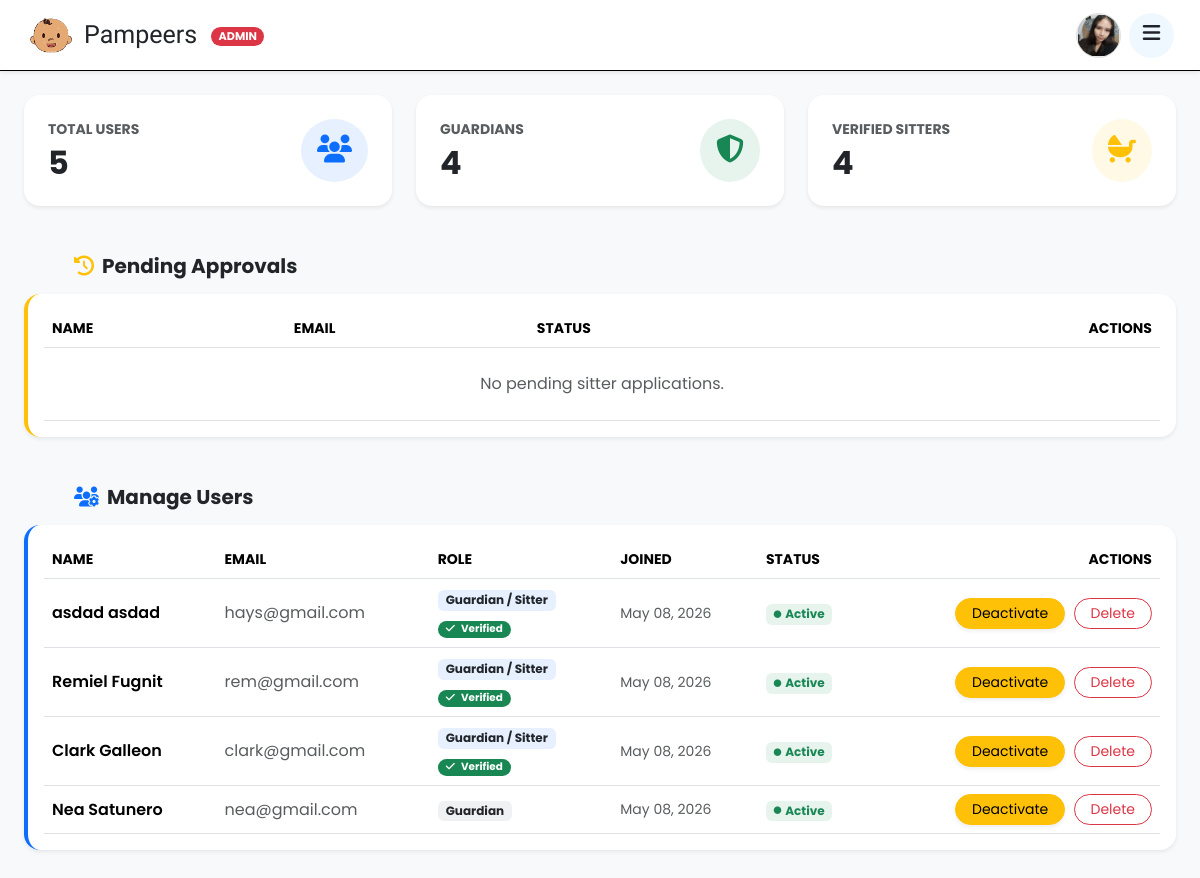
/public/admin/adminDashboard.php (signed in), run on an earlier commit of the app's database.
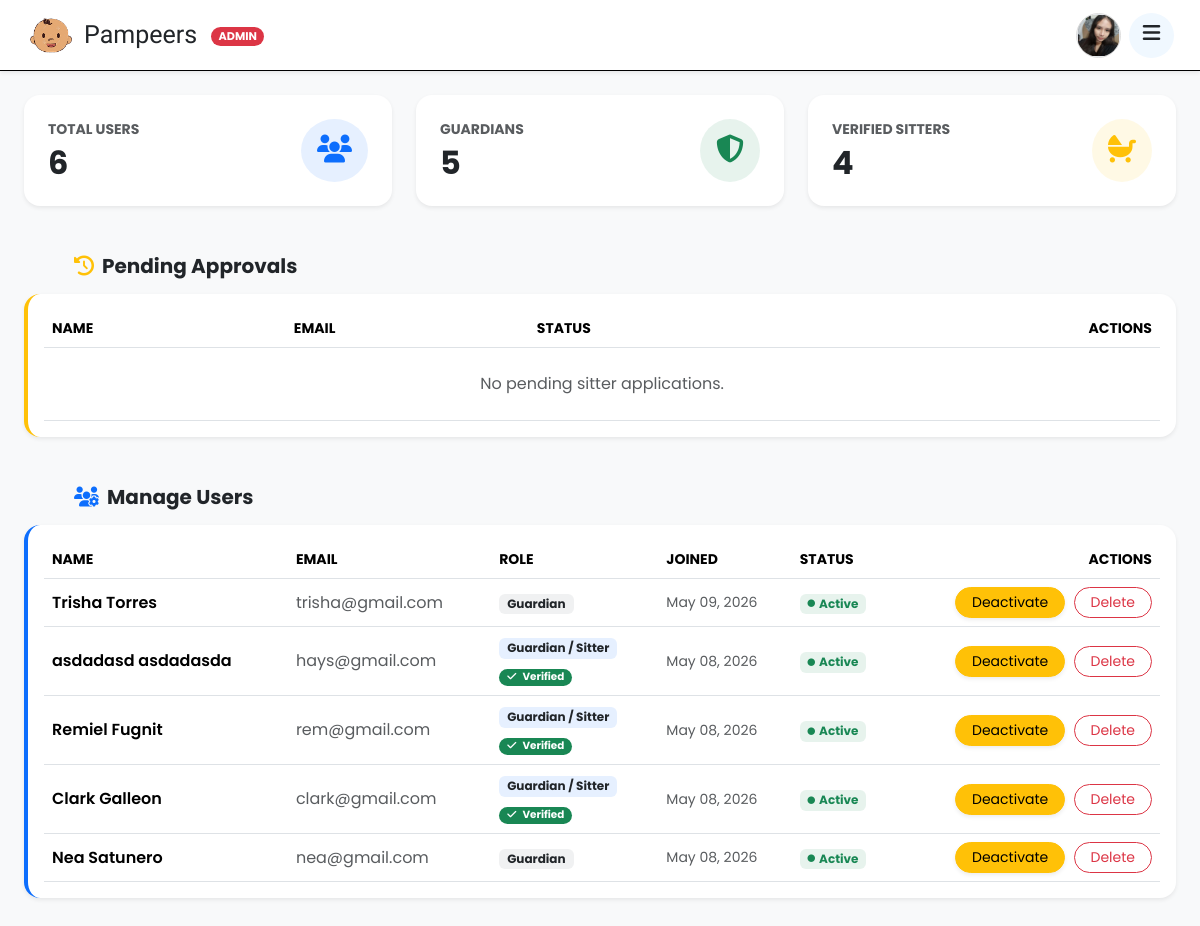
And on a later commit of the database.
### tables this page shows
CREATE TABLE `users` (
  `id` int(11) NOT NULL,
  `uuid` char(36) NOT NULL,
  `firstName` varchar(100) NOT NULL,
  `middleName` varchar(100) DEFAULT NULL,
  `lastName` varchar(100) NOT NULL,
  `bio` text DEFAULT NULL,
  `suffix` varchar(10) DEFAULT NULL,
  `birthDate` date NOT NULL,
  `sex` enum('male','female','other') NOT NULL,
  `role` enum('guardian','sitter','admin') NOT NULL DEFAULT 'guardian',
  `contactNumber` varchar(20) NOT NULL,
  `emailAddress` varchar(150) NOT NULL,
  `username` varchar(100) NOT NULL,
  `password` varchar(255) NOT NULL,
  `streetAddress` varchar(255) NOT NULL,
  `barangay` varchar(255) NOT NULL,
  `cityMunicipality` varchar(255) NOT NULL,
  `province` varchar(255) NOT NULL,
  `country` varchar(255) NOT NULL,
  `zipCode` char(10) NOT NULL,
  `dateCreated` timestamp NOT NULL DEFAULT current_timestamp(),
  `profilePic` varchar(255) NOT NULL DEFAULT 'default.jpg',
  `isActive` tinyint(1) NOT NULL DEFAULT 1,
  `deactivatedAt` datetime DEFAULT NULL,
  `deletedAt` datetime DEFAULT NULL,
  `createdAt` datetime DEFAULT current_timestamp()
);

CREATE TABLE `sitters` (
  `sitterID` int(11) NOT NULL,
  `uuid` char(36) NOT NULL,
  `userID` int(11) NOT NULL,
  `hourlyRate` decimal(10,2) NOT NULL DEFAULT 0.00,
  `experience` int(11) NOT NULL DEFAULT 0,
  `acceptedAges` varchar(255) DEFAULT NULL,
  `isAvailable` tinyint(1) NOT NULL DEFAULT 1,
  `ratingAverage` decimal(3,2) DEFAULT NULL,
  `verificationStatus` enum('pending','verified','rejected') NOT NULL DEFAULT 'pending',
  `createdAt` timestamp NOT NULL DEFAULT current_timestamp(),
  `allowedAges` varchar(255) DEFAULT 'Baby, Toddler, Child, Kid'
);

### public/admin/adminDashboard.php (the view, shortened to what this page needs)
<?php
require_once __DIR__ . '/../../app/middleware/auth.php';
$adminId = $_SESSION['user_id'];
$stmt = $conn->prepare("SELECT firstName, lastName, profilePic FROM users WHERE id = ? LIMIT 1");
$stmt->bind_param("i", $adminId);
$stmt->execute();
$admin = $stmt->get_result()->fetch_assoc() ?? [];
$totalUsers = $conn->query("SELECT COUNT(*) AS total FROM users WHERE deletedAt IS NULL")->fetch_assoc()['total'] ?? 0;
$totalGuardians = $conn->query("SELECT COUNT(*) AS total FROM users WHERE role = 'guardian' AND deletedAt IS NULL")->fetch_assoc()['total'] ?? 0;
$totalSitters = $conn->query("SELECT COUNT(*) AS total FROM sitters WHERE verificationStatus = 'verified'")->fetch_assoc()['total'] ?? 0;
$recentUsersResult = $conn->query("
    SELECT u.id, u.firstName, u.lastName, u.emailAddress, u.role, u.createdAt AS dateJoined, u.isActive, s.verificationStatus,
           IF(s.sitterID IS NOT NULL, 'Guardian / Sitter', 'Guardian') AS displayRole
    FROM users u
    LEFT JOIN sitters s ON u.id = s.userID
    WHERE u.role != 'admin' AND u.deletedAt IS NULL
    ORDER BY u.createdAt DESC LIMIT 10
");
$pendingSitters = $conn->query("
    SELECT s.sitterID, u.id as userID, u.firstName, u.lastName, u.emailAddress, s.verificationStatus
    FROM sitters s
    JOIN users u ON s.userID = u.id
    WHERE s.verificationStatus = 'pending' AND u.deletedAt IS NULL
    ORDER BY s.createdAt DESC
");
?>
<!DOCTYPE html>
<html lang="en">
<head>
    <link rel="stylesheet" href="https://cdnjs.cloudflare.com/ajax/libs/font-awesome/6.5.1/css/all.min.css">
    <link href="https://cdn.jsdelivr.net/npm/bootstrap@5.3.3/dist/css/bootstrap.min.css" rel="stylesheet">
    <link rel="stylesheet" href="../css/dashboard.css">
</head>
<body class="bg-light">
<header class="sticky-top custom-header bg-white shadow-sm">
    <div class="nav-container d-flex align-items-center justify-content-between px-3">
        <div class="d-flex align-items-center gap-2">
            <img src="/Pampeers/app/uploads/pampeerlogo.png" alt="logo" class="logo-img">
            <p class="brand m-0">Pampeers <span class="badge bg-danger rounded-pill ms-2" style="font-family:'Poppins', sans-serif; font-size: 0.7rem; vertical-align: middle;">ADMIN</span></p>
        </div>
        <div class="right-side-p d-flex align-items-center gap-2">
            <div class="profile-wrapper">
                <img src="/Pampeers/app/uploads/profiles/<?= htmlspecialchars($admin['profilePic'] ?? 'default.jpg'); ?>" class="profile-img border" alt="Profile">
            </div>
            <div class="dropdown">
                <button class="btn border-0 shadow-none" type="button" data-bs-toggle="dropdown" aria-expanded="false">
                    <i class="fa-solid fa-bars fs-5"></i>
                </button>
            </div>
        </div>
    </div>
</header>
<main class="container-fluid mt-4 px-4 pb-5">
    <div class="row g-4 mb-5">
        <div class="col-md-4">
            <div class="card border-0 shadow-sm rounded-4 p-4 h-100">
                <div class="d-flex justify-content-between align-items-center">
                    <div>
                        <p class="text-muted mb-1 fw-bold text-uppercase small">Total Users</p>
                        <h2 class="fw-bold m-0 text-dark"><?= $totalUsers ?></h2>
                    </div>
                    <div class="bg-primary bg-opacity-10 p-3 rounded-circle text-primary">
                        <i class="fa-solid fa-users fs-3"></i>
                    </div>
                </div>
            </div>
        </div>
        <div class="col-md-4">
            <div class="card border-0 shadow-sm rounded-4 p-4 h-100">
                <div class="d-flex justify-content-between align-items-center">
                    <div>
                        <p class="text-muted mb-1 fw-bold text-uppercase small">Guardians</p>
                        <h2 class="fw-bold m-0 text-dark"><?= $totalGuardians ?></h2>
                    </div>
                    <div class="bg-success bg-opacity-10 p-3 rounded-circle text-success">
                        <i class="fa-solid fa-shield-halved fs-3"></i>
                    </div>
                </div>
            </div>
        </div>
        <div class="col-md-4">
            <div class="card border-0 shadow-sm rounded-4 p-4 h-100">
                <div class="d-flex justify-content-between align-items-center">
                    <div>
                        <p class="text-muted mb-1 fw-bold text-uppercase small">Verified Sitters</p>
                        <h2 class="fw-bold m-0 text-dark"><?= $totalSitters ?></h2>
                    </div>
                    <div class="bg-warning bg-opacity-10 p-3 rounded-circle text-warning">
                        <i class="fa-solid fa-baby-carriage fs-3"></i>
                    </div>
                </div>
            </div>
        </div>
    </div>
    <div class="section-title h5 fw-bold mb-3 text-dark"><i class="fa-solid fa-clock-rotate-left text-warning me-2"></i>Pending Approvals</div>
    <div class="card border-0 shadow-sm rounded-4 p-3 mb-5 border-start border-warning border-4">
        <div class="table-responsive">
            <table class="table align-middle table-hover mb-0">
                <thead class="text-muted small text-uppercase">
                    <tr>
                        <th>Name</th>
                        <th>Email</th>
                        <th>Status</th>
                        <th class="text-end">Actions</th>
                    </tr>
                </thead>
                <tbody>
                    <?php if ($pendingSitters->num_rows > 0): ?>
                        <?php while ($sitter = $pendingSitters->fetch_assoc()): ?>
                            <tr>
                                <td class="fw-semibold"><?= htmlspecialchars($sitter['firstName'] . ' ' . $sitter['lastName']) ?></td>
                                <td class="text-muted"><?= htmlspecialchars($sitter['emailAddress'] ?? 'No email') ?></td>
                                <td><span class="badge bg-warning text-dark px-3 rounded-pill">Pending</span></td>
                                <td class="text-end">
                                    <a href="/Pampeers/app/controllers/admin/verifySitter.php?id=<?= $sitter['sitterID'] ?>&action=approve" class="btn btn-success btn-sm rounded-pill px-3 shadow-sm me-1">Approve</a>
                                    <a href="/Pampeers/app/controllers/admin/verifySitter.php?id=<?= $sitter['sitterID'] ?>&action=reject" class="btn btn-outline-danger btn-sm rounded-pill px-3">Reject</a>
                                </td>
                            </tr>
                        <?php endwhile; ?>
                    <?php else: ?>
                        <tr><td colspan="4" class="text-center py-4 text-muted">No pending sitter applications.</td></tr>
                    <?php endif; ?>
                </tbody>
            </table>
        </div>
    </div>
    <div class="section-title h5 fw-bold mb-3 text-dark"><i class="fa-solid fa-users-gear text-primary me-2"></i>Manage Users</div>
    <div class="card border-0 shadow-sm rounded-4 p-3 border-start border-primary border-4">
        <div class="table-responsive">
            <table class="table align-middle table-hover mb-0">
                <thead class="text-muted small text-uppercase">
                    <tr>
                        <th>Name</th>
                        <th>Email</th>
                        <th>Role</th>
                        <th>Joined</th>
                        <th>Status</th>
                        <th class="text-end">Actions</th>
                    </tr>
                </thead>
                <tbody>
                    <?php if ($recentUsersResult->num_rows > 0): ?>
                        <?php while ($u = $recentUsersResult->fetch_assoc()): ?>
                            <tr>
                                <td class="fw-semibold"><?= htmlspecialchars($u['firstName'] . ' ' . $u['lastName']) ?></td>
                                <td class="text-muted"><?= htmlspecialchars($u['emailAddress'] ?? 'No email') ?></td>
                                <td>
                                    <span class="badge <?= strpos($u['displayRole'], 'Sitter') !== false ? 'bg-primary' : 'bg-secondary' ?> bg-opacity-10 text-dark px-2 rounded">
                                        <?= htmlspecialchars($u['displayRole']) ?>
                                    </span>
                                    <?php if (strpos($u['displayRole'], 'Sitter') !== false && !empty($u['verificationStatus'])): ?>
                                        <div class="mt-1">
                                            <?php
                                                $vStatus = $u['verificationStatus'];
                                                $badgeClass = 'bg-secondary';
                                                if ($vStatus === 'verified') $badgeClass = 'bg-success';
                                                elseif ($vStatus === 'pending') $badgeClass = 'bg-warning text-dark';
                                                elseif ($vStatus === 'rejected') $badgeClass = 'bg-danger';
                                            ?>
                                            <span class="badge <?= $badgeClass ?> px-2 rounded-pill" style="font-size: 0.65rem;">
                                                <i class="fa-solid <?= $vStatus === 'verified' ? 'fa-check' : ($vStatus === 'pending' ? 'fa-clock' : 'fa-xmark') ?> me-1"></i>
                                                <?= ucfirst(htmlspecialchars($vStatus)) ?>
                                            </span>
                                        </div>
                                    <?php endif; ?>
                                </td>
                                <td class="text-muted small"><?= date('M d, Y', strtotime($u['dateJoined'])) ?></td>
                                <td>
                                    <?php if ($u['isActive']): ?>
                                        <span class="badge bg-success bg-opacity-10 text-success"><i class="fa-solid fa-circle fa-2xs me-1"></i>Active</span>
                                    <?php else: ?>
                                        <span class="badge bg-danger bg-opacity-10 text-danger"><i class="fa-solid fa-circle fa-2xs me-1"></i>Inactive</span>
                                    <?php endif; ?>
                                </td>
                                <td class="text-end">
                                    <?php if ($u['isActive']): ?>
                                        <form action="/Pampeers/app/controllers/admin/deactivateUser.php" method="POST" class="d-inline">
                                            <button type="submit" class="btn btn-warning btn-sm rounded-pill px-3 shadow-sm" onclick="return confirm('Deactivate this user?');">Deactivate</button>
                                        </form>
                                    <?php endif; ?>
                                    <form action="/Pampeers/app/controllers/admin/deleteUser.php" method="POST" class="d-inline ms-1">
                                        <button type="submit" class="btn btn-outline-danger btn-sm rounded-pill px-3" onclick="return confirm('WARNING: Permanently delete this user?');">
                                            Delete
                                        </button>
                                    </form>
                                </td>
                            </tr>
                        <?php endwhile; ?>
                    <?php else: ?>
                        <tr><td colspan="6" class="text-center py-4 text-muted">No users found.</td></tr>
                    <?php endif; ?>
                </tbody>
            </table>
        </div>
    </div>
</main>
</body>
</html>

### public/css/dashboard.css (style rules this page uses)
body { background: #FFFDF7; font-family: 'Poppins', sans-serif; margin: 0; }
.custom-header { background: #FFFDF7; border-bottom: 1px solid #000; padding: 10px; }
.logo-img { width: 50px; height: 50px; }
.brand { font-size: 25px; font-family: 'Ribeye', cursive; margin: 0; }
.dropdown { width: 45px; height: 45px; border-radius: 50%; text-decoration: none; color: #666; background-color: #F0F8FF; display: flex; justify-content: center; align-items: center; }
.profile-wrapper { width: 45px; height: 45px; border-radius: 50%; overflow: hidden; display: flex; align-items: center; justify-content: center; border: 1px solid #ddd; }
.profile-img { width: 100%; height: 100%; object-fit: cover; }
.section-title { font-size: 20px; font-weight: bold; margin: 20px 0 10px 50px; }

What changed in the data, as far as the page shows it:
added users: firstName+lastName "Trisha Torres", emailAddress "trisha@gmail.com", displayRole "Guardian", createdAt "May 09, 2026", isActive "Active"
changed sitters "hays@gmail.com": userID.lastName "asdad asdad" → "asdadasd asdadasda"
Also different on the page:
$totalUsers: "5" → "6"
$totalGuardians: "4" → "5"
